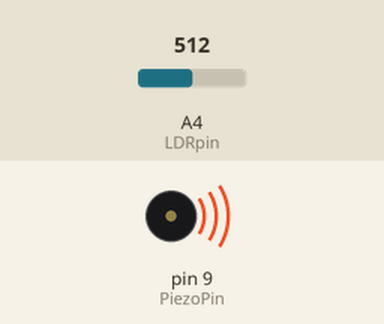
Simulated run of this sketch. Board: Arduino Uno, built with avr-gcc and run on an emulated ATmega328P. Shown: buzzer (waves = sounding). Inputs (shaded band) come from the test bench; at power-on: A4 (LDRpin) = 512.

Above: at 1.2 s.
1.3 s: A4 (LDRpin) set to 1023
At 2.2 s:
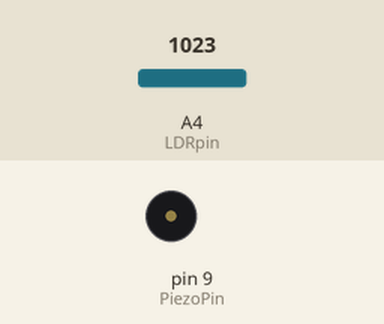
2.8 s: A4 (LDRpin) set to 900
At 3.4 s:
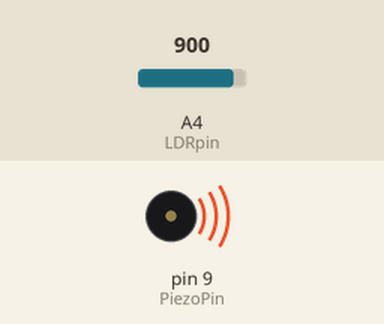
Timing chart, 0 to 5.8 s (numbered marks = the images above; inputs shaded):
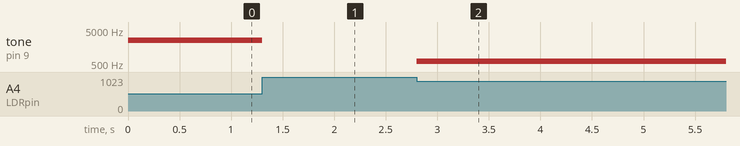

Measured:
- after the input at 1.3 s, tone on pin 9 (PiezoPin): 2487 Hz → silent at once
- after the input at 2.8 s, tone on pin 9 (PiezoPin): silent → 599 Hz at once

The sketch:

Light_Detecting_Resistor_with_Piezo.ino
```cpp
/*
 * Light_Detecting_Resistor_with_Piezo.ino
 *
 * https://www.browndoggadgets.com/
 *
 */


// set variable name for an analog input pin
int LDRpin = A4;

// set variable name for a digital output pin with Pulse Width Modulation
// pins 3, 5, 6, 9, 10, 11 support PWM
int PiezoPin = 9;

// set variable name to hold the input value
int LDRvalue;

// set variable name to hold the adjusted value
int LDRvalueMapped;


// the setup runs once at the beginning of the sketch
void setup() {

  // analog pins are set to input by default but
  // we still need to set the PiezoPin for output
  pinMode(PiezoPin, OUTPUT);

}


// the loop runs forever after the setup is complete
void loop() {

  // assign the value of input using analogRead on the pin
  LDRvalue = analogRead(LDRpin);

  // use the map function to set scale of 0-1023 to scale of 4978-0
  LDRvalueMapped = map(LDRvalue, 0, 1023, 4978, 0);

  // play a tone with a frequency between 4978-0
  tone(PiezoPin, LDRvalueMapped);

}
```
